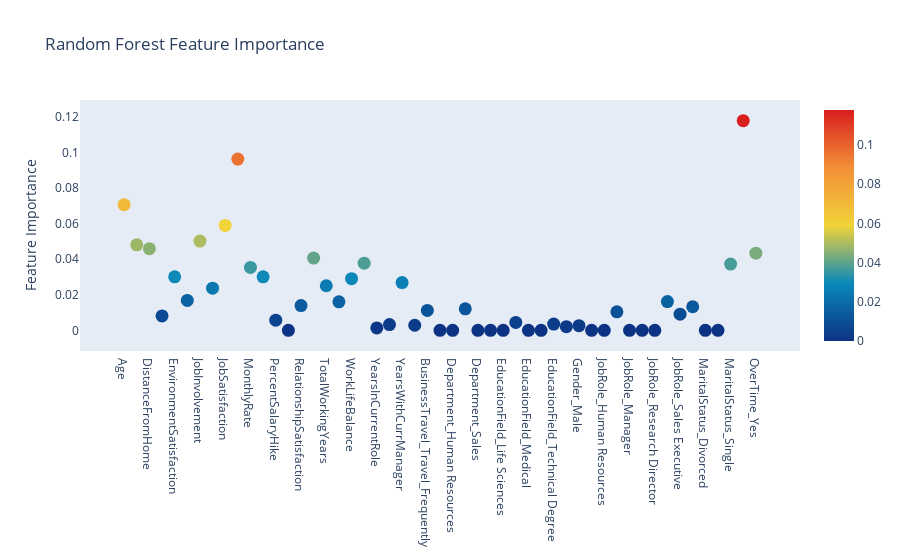

Notebook code cell kept with this figure:
### Code cell
# Import statements required for Plotly 
import plotly.offline as py
py.init_notebook_mode(connected=True)
import plotly.graph_objs as go
import plotly.tools as tls
trace = go.Scatter(
    y = rf_best.feature_importances_,
    x = x_train.columns.values,
    mode='markers',
    marker=dict(
        sizemode = 'diameter',
        sizeref = 1,
        size = 13,
        #size= rf.feature_importances_,
        #color = np.random.randn(500), #set color equal to a variable
        color = rf_best.feature_importances_,
        colorscale='Portland',
        showscale=True
    ),
    text = x_train.columns.values
)
data = [trace]

layout= go.Layout(
    autosize= True,
    title= 'Random Forest Feature Importance',
    hovermode= 'closest',
     xaxis= dict(
         ticklen= 5,
         showgrid=False,
        zeroline=False,
        showline=False
     ),
    yaxis=dict(
        title= 'Feature Importance',
        showgrid=False,
        zeroline=False,
        ticklen= 5,
        gridwidth= 2
    ),
    showlegend= False
)
fig = go.Figure(data=data, layout=layout)
py.iplot(fig,filename='scatter2010')

### Figure 1 — Plotly figure (JSON) as saved in the notebook; plotly's stock layout.template omitted (floating-point values rounded to 4 significant figures)
{"data": [{"marker": {"color": [0.07063, 0.04811, 0.04591, 0.008093, 0.03007, 0.01682, 0.05018, 0.02368, 0.05901, 0.09632, 0.03539, 0.03009, 0.005694, 0, 0.0139, 0.04062, 0.02506, 0.01603, 0.02905, 0.03774, 0.00135, 0.00325, 0.02685, 0.002842, 0.01117, 0, 0, 0.01211, 0, 0, 0, 0.004468, 0, 0, 0.003499, 0.002056, 0.002605, 0, 0, 0.01038, 0, 0, 0, 0.01617, 0.009061, 0.01327, 0, 0, 0.03726, 0.1179, 0.04339], "colorscale": [[0, "rgb(12,51,131)"], [0.25, "rgb(10,136,186)"], [0.5, "rgb(242,211,56)"], [0.75, "rgb(242,143,56)"], [1, "rgb(217,30,30)"]], "showscale": true, "size": 13, "sizemode": "diameter", "sizeref": 1}, "mode": "markers", "text": ["Age", "DailyRate", "DistanceFromHome", "Education", "EnvironmentSatisfaction", "HourlyRate", "JobInvolvement", "JobLevel", "JobSatisfaction", "MonthlyIncome", "MonthlyRate", "NumCompaniesWorked", "PercentSalaryHike", "PerformanceRating", "RelationshipSatisfaction", "StockOptionLevel", "TotalWorkingYears", "TrainingTimesLastYear", "WorkLifeBalance", "YearsAtCompany", "YearsInCurrentRole", "YearsSinceLastPromotion", "YearsWithCurrManager", "BusinessTravel_Non-Travel", "BusinessTravel_Travel_Frequently", "BusinessTravel_Travel_Rarely", "Department_Human Resources", "Department_Research & Development", "Department_Sales", "EducationField_Human Resources", "EducationField_Life Sciences", "EducationField_Marketing", "EducationField_Medical", "EducationField_Other", "EducationField_Technical Degree", "Gender_Female", "Gender_Male", "JobRole_Healthcare Representative", "JobRole_Human Resources", "JobRole_Laboratory Technician", "JobRole_Manager", "JobRole_Manufacturing Director", "JobRole_Research Director", "JobRole_Research Scientist", "JobRole_Sales Executive", "JobRole_Sales Representative", "MaritalStatus_Divorced", "MaritalStatus_Married", "MaritalStatus_Single", "OverTime_No", "OverTime_Yes"], "type": "scatter", "x": ["Age", "DailyRate", "DistanceFromHome", "Education", "EnvironmentSatisfaction", "HourlyRate", "JobInvolvement", "JobLevel", "JobSatisfaction", "MonthlyIncome", "MonthlyRate", "NumCompaniesWorked", "PercentSalaryHike", "PerformanceRating", "RelationshipSatisfaction", "StockOptionLevel", "TotalWorkingYears", "TrainingTimesLastYear", "WorkLifeBalance", "YearsAtCompany", "YearsInCurrentRole", "YearsSinceLastPromotion", "YearsWithCurrManager", "BusinessTravel_Non-Travel", "BusinessTravel_Travel_Frequently", "BusinessTravel_Travel_Rarely", "Department_Human Resources", "Department_Research & Development", "Department_Sales", "EducationField_Human Resources", "EducationField_Life Sciences", "EducationField_Marketing", "EducationField_Medical", "EducationField_Other", "EducationField_Technical Degree", "Gender_Female", "Gender_Male", "JobRole_Healthcare Representative", "JobRole_Human Resources", "JobRole_Laboratory Technician", "JobRole_Manager", "JobRole_Manufacturing Director", "JobRole_Research Director", "JobRole_Research Scientist", "JobRole_Sales Executive", "JobRole_Sales Representative", "MaritalStatus_Divorced", "MaritalStatus_Married", "MaritalStatus_Single", "OverTime_No", "OverTime_Yes"], "y": [0.07063, 0.04811, 0.04591, 0.008093, 0.03007, 0.01682, 0.05018, 0.02368, 0.05901, 0.09632, 0.03539, 0.03009, 0.005694, 0, 0.0139, 0.04062, 0.02506, 0.01603, 0.02905, 0.03774, 0.00135, 0.00325, 0.02685, 0.002842, 0.01117, 0, 0, 0.01211, 0, 0, 0, 0.004468, 0, 0, 0.003499, 0.002056, 0.002605, 0, 0, 0.01038, 0, 0, 0, 0.01617, 0.009061, 0.01327, 0, 0, 0.03726, 0.1179, 0.04339]}], "layout": {"autosize": true, "hovermode": "closest", "showlegend": false, "title": {"text": "Random Forest Feature Importance"}, "xaxis": {"showgrid": false, "showline": false, "ticklen": 5, "zeroline": false}, "yaxis": {"gridwidth": 2, "showgrid": false, "ticklen": 5, "title": {"text": "Feature Importance"}, "zeroline": false}}}
